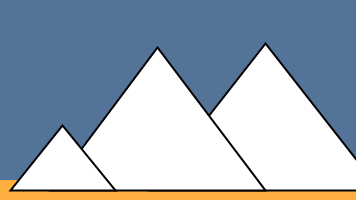
Frame 1 (no input)
Frame 60 (the mouse pressed at the canvas centre just before this capture): identical to frame 1, image omitted
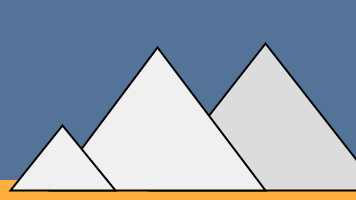
Frame 120 (the mouse held since frame 60 and released just before this capture)

The Processing sketch that drew these frames (run headless with seeded random() and noise(); from frame 60 on, the mouse is pressed at the canvas centre):

// Processing sketch: processing_18354
// ── processing_18354.pde

/* Reto creativo II
 * Conceptos de diseño
 * Cuando empecé a diseñar la imagen quería trabajar con el concepto
 * de ritmo y escala.
 * Había planeado hacer más acusado la diferencia entre las 
 * pirámides. Pero opté por trabajas con las dimensiones "reales"
 * de las pirámides (1 metro = 1 pixel). Y por tanto aparecen
 * otras estructuras de diseño:
 
 * escala: la pirámide delantera es bastante más pequeña con las
           otras.
           al ser las dos pirámides traseras aparentemente iguales
           pero estar marcadas la superposición de una a la otra
           creo qe se crea un conflicto, al no satisfacer la
           perspectiva que buscaría el ojo, con una pirámide lejana 
           pequeña, o más relajante si fuera mucho más grande detrás.
           
 * equilibrio: creo que he colocado las pirámides con cierto equilibrio
            al darles una disposición asimétrica.
            Las dos primeras irámides están más a la izquierda.
            La última grande también escorada a la derecha, incluso se
            sale del recuadro.
 * simetría: hay una falta de simetría voluntaria utilizada para
             equilibrar la diferencia de escala entre las figuras.
*/
float xKeops = 150;
float xKefren = 50;
float xMicerinos = 10;

float baseKeops = 230;
float baseKefren = 215;
float baseMicerinos = 105;

float heightKeops = 147;
float heightKefren = 143;
float heightMicerinos = 65;

float land=10;

void setup() {
  size (356,200);
  smooth();
}

void draw() {
  background(83,115,153);
fill(278,175,63);
noStroke();
rect(0,height-20,width,height);

stroke(0);
fill(255);
if (keyPressed) {
  strokeWeight(.5);
  stroke(255,0,0);
  line(0,height-land-heightKeops,width,height-land-heightKeops);
  stroke(0,255,0);
  line(0,height-land-heightKefren,width,height-land-heightKefren);
  stroke(255,255,0);
  line(0,height-land-heightMicerinos,width,height-land-heightMicerinos);
  fill(255,180);
  stroke(0);
  line(width*.5,0,width*.5,height);
  line(0,height*.5,width,height*.5);
}
strokeWeight(2);
if (mousePressed) fill(220);
// Keops -- Jufu
triangle(   xKeops, height-land,
            xKeops+baseKeops, height-land,
            xKeops+baseKeops*.5, height-land-heightKeops);
if (mousePressed) fill(240);
// Kefrén -- Jafra
triangle (xKefren, height-land,
          xKefren+baseKefren, height-land,
          xKefren+baseKefren*.5, height-land-heightKefren);

// Micerinos -- Menkauras
triangle (xMicerinos, height-land,
          xMicerinos+baseMicerinos, height-land,
          xMicerinos+baseMicerinos*.5, height-land-heightMicerinos);
      
}
